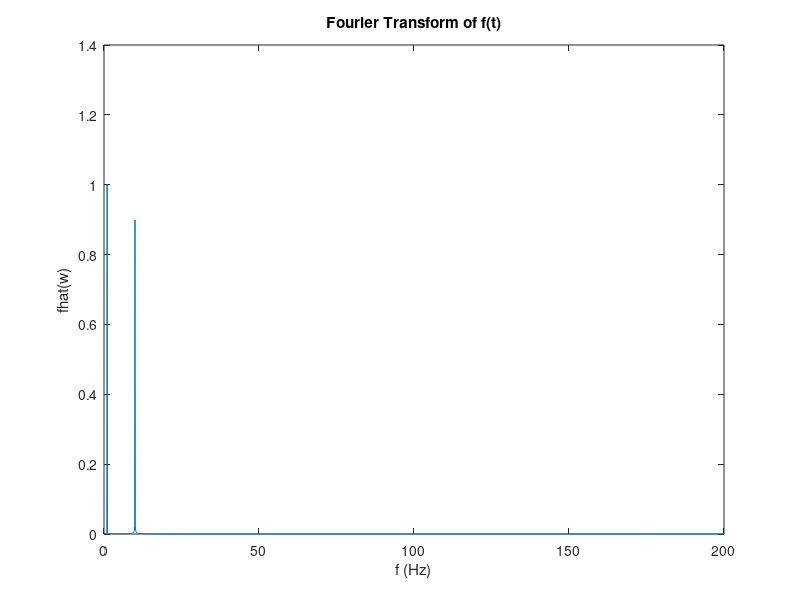

This figure's MATLAB source: (Note: this script raises an error after producing the figure.)
clear
f = @(t) cos(2*pi*t)+0.9*cos(20*pi*t);

lowDirac = 1; %Hz
highDirac = 10; %Hz
region = 4; %Hz

period = 0.0025;
t = 0:period:10;
freq = 1/period;
sampleSize = size(t, 2);

%%%%%%%%%%%%%%%% FFT %%%%%%%%%%%%%%%%%
samples = f(t);
fhat = fftshift(fft(samples));

%fhat has to be normalized by the sample size (see instructions)
module = abs(fhat/sampleSize);
%only keep the positive spectrum
halfTransform = module(ceil(sampleSize/2):end);
%Since power was divided with the negative spectrum, we double the values
halfTransform(1:end) = 2*halfTransform(1:end);
%frequency axis (btw respects shannon sampling theorem) (0->f/2)
a = freq*(0:(sampleSize/2))/sampleSize;
figure(1);
plot(a, halfTransform);
title('Fourier Transform of f(t)');
xlabel('f (Hz)');
ylabel('fhat(w)');

%%%%%%%%%%%%%%%% IFFT %%%%%%%%%%%%%%%%%
f2 = ifft(ifftshift(fhat), 'symmetric');
figure(2);
fplot(f, [0 5]);
hold on;
plot(t(1:size(f2, 2)), f2, 'r'); 
title('Inverse Fourier Transform of fhat(w)');
xlabel('t (s)');
ylabel('f(t)');

%%%%%%%%%%%%%% IFFT 2 %%%%%%%%%%%%%%%%%%%
fhatlow = filterFFT(halfTransform, 0, lowDirac+region, freq)*sampleSize/4;
figure(3);
plot(fhatlow);
title('Filtered Fourier Transform of f(t)');
xlabel('f (Hz)');
ylabel('fhat''(w)');

f3 = ifft(fhatlow, 'symmetric');
figure(4);
fplot(f, [0 5]);
hold on;
plot(t(1:size(f3, 2)), f3, 'r'); 

%%%%%%%%%%%%%% IFFT 3 %%%%%%%%%%%%%%%%%%%
fhathigh = filterFFT(halfTransform, highDirac-region, highDirac+region, freq)*sampleSize/4;
figure(5);
plot(fhathigh);
title('Filtered Fourier Transform of f(t)');
xlabel('f (Hz)');
ylabel('fhat''''(w)');

f4 = ifft(fhathigh, 'symmetric');
figure(6);
fplot(f, [0 5]);
hold on;
plot(t(1:size(f4, 2)), f4, 'r'); 

%%%%%% DATA %%%%%
fileID = fopen('mydata.txt','r');
h = fscanf(fileID, '%f %f', [2 Inf]);
fclose(fileID);

figure(7);
plot(h(1,:), h(2,:));
%%%%% FFT 2 %%%%%%

hhat = fftshift(fft(h(2,:)));
sampleSize = size(hhat,2);
freq = size(h, 2)./h(1, end);

module = abs(hhat/sampleSize);
halfTransform = module(ceil(sampleSize/2):end);
halfTransform(1:end) = 2*halfTransform(1:end);
a = freq*(0:(sampleSize/2))/sampleSize;

figure(8);
plot(a, halfTransform);
title('Fourier Transform of h(t)');
xlabel('f (Hz)');
ylabel('hhat(w)');

hhatfiltered = filterFFT(halfTransform, 0, 10, freq);
figure(9);
plot(a, hhatfiltered);
title('Filtered Fourier Transform of h(t)');
xlabel('f (Hz)');
ylabel('hhat(w)');

%%%%% IFFT hhat(w) %%%%

hr = ifft(hhatfiltered, 'symmetric')*size(hhatfiltered, 2); %buggy cus ifftshift is applied on only half transform... waiting for Techear input
figure(10);
plot(1:size(hr, 2), hr, 'r'); 
title('Filtered Inverse Fourier Transform of hhat(w)');
xlabel('t (s)');
ylabel('h''(t)');
